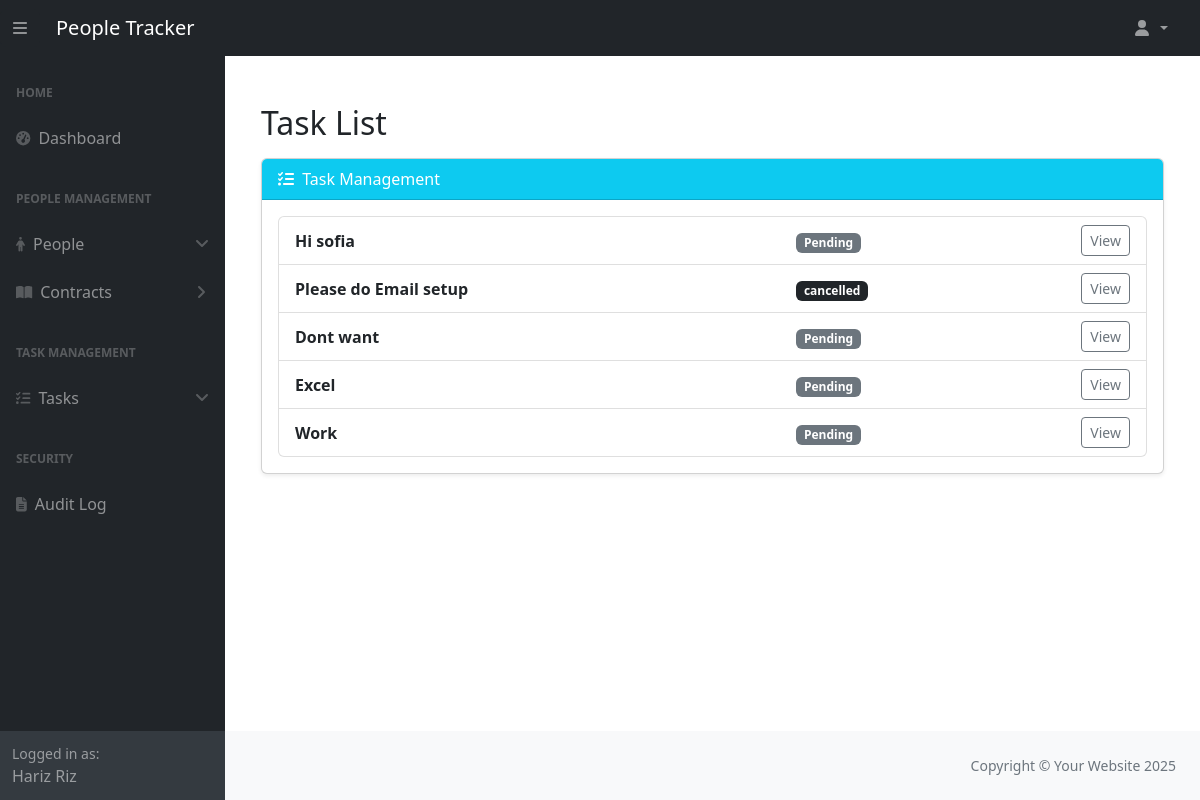
/task_management/task-list/ (signed in), run on an earlier commit of the app's database.
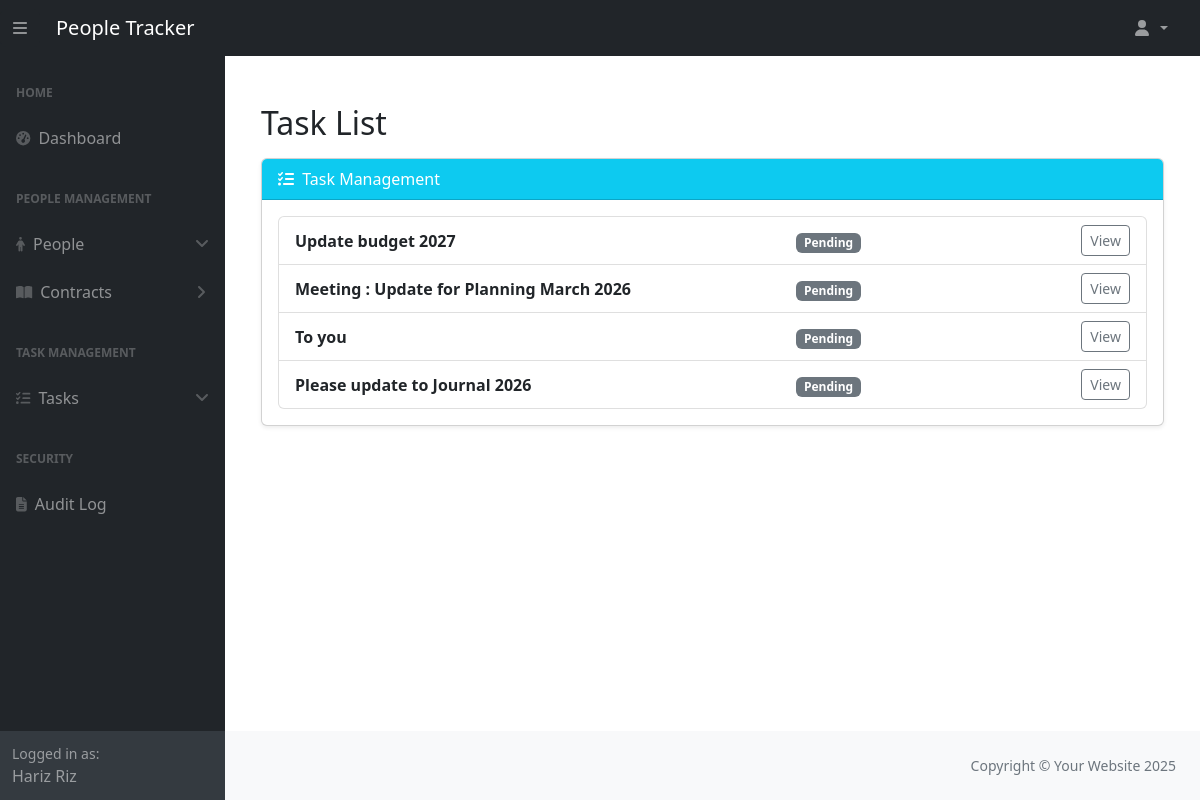
And on a later commit of the database.
### people_management/models.py (models this page shows, shortened)
class Person(models.Model):
    ROLE_CHOICES = [
        ('Employee', 'Employee'),
        ('Manager', 'Manager'),
        ('HR Admin', 'HR Admin'),
        ('System Admin', 'System Admin'),
    ]
    first_name = models.CharField(max_length=50, help_text="The employee's first name.")
    last_name = models.CharField(max_length=50, help_text="The employee's last name.")
    email = models.EmailField(max_length=255, unique=True, help_text="The employee's email address.")
    phone_number = models.CharField(max_length=15, blank=True, help_text="Contact number of the employee.")
    date_of_birth = models.DateField(help_text="Employee's date of birth.")
    active = models.BooleanField(default=False, help_text="Indicates if the person is currently employed.")
    manager = models.ForeignKey(
        'self', on_delete=models.SET_NULL, null=True, blank=True, related_name="team_members",
        help_text="Manager supervising this employee."
    )
    role = models.CharField(
        max_length=20, choices=ROLE_CHOICES, default='Employee', help_text="The role of the person in the company."
    )
    user = models.OneToOneField(
        "auth.User", on_delete=models.SET_NULL, related_name="person", null=True, blank=True,
        help_text="The associated Django user account."
    )
    history = HistoricalRecords()

### task_management/models.py (models this page shows, shortened)
class Task(models.Model):
    STATUS_CHOICES = [
        ("pending", "Pending"),
        ("in_progress", "In Progress"),
        ("completed", "Completed"),
        ("cancelled", "Cancelled"),
    ]
    PRIORITY_CHOICES = [
        ("low", "Low"),
        ("medium", "Medium"),
        ("high", "High"),
        ("urgent", "Urgent"),
    ]
    title = models.CharField(
        max_length=200,
        validators=[
            MinLengthValidator(3, message="Title must be at least 3 characters long."),
            MaxLengthValidator(200, message="Title cannot exceed 200 characters."),
        ],
        help_text="The title of the task (3-200 characters).",
    )
    description = models.TextField(
        max_length=2000,
        blank=True,
        validators=[
            MaxLengthValidator(2000, message="Description cannot exceed 2000 characters."),
        ],
        help_text="Detailed description of the task.",
    )
    status = models.CharField(
        max_length=20,
        choices=STATUS_CHOICES,
        default="pending",
        help_text="Current status of the task.",
    )
    priority = models.CharField(
        max_length=10,
        choices=PRIORITY_CHOICES,
        default="medium",
        help_text="Priority level of the task.",
    )
    assigned_to = models.ForeignKey(
        Person,
        on_delete=models.SET_NULL,
        null=True,
        blank=True,
        related_name="assigned_tasks",
        help_text="The person assigned to this task.",
    )
    created_by = models.ForeignKey(
        Person,
        on_delete=models.SET_NULL,
        null=True,
        related_name="created_tasks",
        help_text="The person who created this task.",
    )
    due_date = models.DateField(
        null=True,
        blank=True,
        help_text="The due date for task completion.",
    )
    created_at = models.DateTimeField(
        auto_now_add=True,
        help_text="Timestamp when the task was created.",
    )
    updated_at = models.DateTimeField(
        auto_now=True,
        help_text="Timestamp when the task was last updated.",
    )
    history = HistoricalRecords(table_name="task_history")
    class Meta:
        ordering = ["-created_at"]
        permissions = [
            ("can_assign_task", "Can assign tasks to others"),
            ("can_change_priority", "Can change task priority"),
        ]

### task_management/views.py (the view)
# urls.py: path('task-list/', views.TaskListView.as_view(), name='task_list'),
class TaskListView(LoginRequiredMixin, ListView):
    model = Task
    template_name = "task_management/task_list.html"
    context_object_name = "tasks"
    paginate_by = 10
    def get_queryset(self):
        user = self.request.user
        person = get_person(user)
        if not person:
            return Task.objects.none()
        if person.role == "HR Admin":
            tasks = Task.objects.all()
        elif person.role == "Manager":
            tasks = Task.objects.filter(
                Q(assigned_to=person) | Q(assigned_to__manager=person)
            ).distinct()
        else:
            tasks = Task.objects.filter(assigned_to=person)
        status = self.request.GET.get("status")
        if status:
            tasks = tasks.filter(status=status)
        priority = self.request.GET.get("priority")
        if priority:
            tasks = tasks.filter(priority=priority)
        search = self.request.GET.get("search")
        if search:
            tasks = tasks.filter(title__icontains=search)
        return tasks

### people_management/context_processors.py (called while the page is built)
def inject_person(request):
    user = request.user
    current_person = getattr(user, "person", None) if user.is_authenticated else None
    return {"current_person": current_person}

### people_management/utils.py (called while the page is built)
def get_person(user):
    try:
        return user.person
    except Person.DoesNotExist:
        return None

### task_management/templates/task_management/task_list.html (shortened to what this page needs)
{% extends "dashboard/base.html" %}
{% block content %}
<div class="container mt-5">
  <div class="d-flex justify-content-between align-items-center mb-3">
    <h2 class="mb-0">Task List</h2>
  </div>
  <div class="card shadow-sm">
    <div class="card-header bg-info text-white">
      <i class="fas fa-tasks me-1"></i> Task Management
    </div>
    <div class="card-body">
      <ul class="list-group">
        {% for task in tasks %}
          <li class="list-group-item">
            <div class="row align-items-center">
              <div class="col-md-7">
                <strong>{{ task.title }}</strong>
              </div>
              <div class="col-md-3">
                {% if task.status == "pending" %}
                  <span class="badge bg-secondary">Pending</span>
                {% elif task.status == "in progress" %}
                  <span class="badge bg-primary">In Progress</span>
                {% elif task.status == "completed" %}
                  <span class="badge bg-success">Completed</span>
                {% else %}
                  <span class="badge bg-dark">{{ task.status }}</span>
                {% endif %}
              </div>
              <div class="col-md-2 text-end">
                {% if task.pk %}
                  <a href="{% url 'task_management:task_detail' pk=task.pk %}"
                     class="btn btn-sm btn-outline-secondary">
                    View
                  </a>
                {% endif %}
              </div>
            </div>
          </li>
        {% empty %}
          <li class="list-group-item text-muted text-center py-3">
            No tasks assigned to you.
          </li>
        {% endfor %}
      </ul>
    </div>
  </div>
</div>
{% endblock %}

### dashboard/templates/dashboard/base.html (shortened to what this page needs)
{% load static %}
<!DOCTYPE html>
<html lang="en">
    <head>
        <link href="https://cdn.jsdelivr.net/npm/simple-datatables@7.1.2/dist/style.min.css" rel="stylesheet" />
        <link rel="stylesheet" href="{% static 'css/style.css' %}?v=1.1">
    </head>
    <body class="sb-nav-fixed">
        {% include 'dashboard/partials/navigation.html' %}
        <div id="layoutSidenav">
            {% include 'dashboard/partials/sidebar.html' %}
            <div id="layoutSidenav_content">
                <main id="main-section">
                    <div class="container-fluid px-4">
                        {% block content %}
                        {% endblock %}
                    </div>
                </main>
                {% include 'dashboard/partials/footer.html' %}
            </div>
        </div>
    </body>
</html>

### dashboard/templates/dashboard/partials/navigation.html (shortened to what this page needs)
<nav class="sb-topnav navbar navbar-expand navbar-dark bg-dark">
    <button class="btn btn-dark" id="sidebarToggle">
        <i class="fas fa-bars"></i>
    </button>
    <a class="navbar-brand ps-3" href="{% url 'dashboard:dashboard' %}">People Tracker</a>
    <ul class="navbar-nav ms-auto me-3 me-lg-4">
        <li class="nav-item dropdown">
            <a class="nav-link dropdown-toggle" id="navbarDropdown" href="#" role="button" data-bs-toggle="dropdown" aria-expanded="false">
                <i class="fas fa-user fa-fw"></i>
            </a>
        </li>
    </ul>
</nav>

### dashboard/templates/dashboard/partials/sidebar.html (shortened to what this page needs)
<div id="layoutSidenav_nav" class="sidebar-overlay">
    <nav class="sb-sidenav accordion sb-sidenav-dark" id="sidenavAccordion">
        <div class="sb-sidenav-menu">
            <div class="nav">
                <div class="sb-sidenav-menu-heading">Home</div>
                <a class="nav-link" href="{% url 'dashboard:dashboard' %}">
                    <div class="sb-nav-link-icon"><i class="fas fa-tachometer-alt"></i></div>
                    Dashboard
                </a>
                {% if request.user.person.role == "HR Admin" %}
                    <div class="sb-sidenav-menu-heading">People Management</div>
                     {% if request.user.person.role == "HR Admin" %}
                        <a class="nav-link" href="#" data-bs-toggle="collapse" data-bs-target="#collapsePeople"
                           aria-expanded="false" aria-controls="collapsePeople">
                            <div class="sb-nav-link-icon"><i class="fas fa-person"></i></div>
                            People
                            <div class="sb-sidenav-collapse-arrow"><i class="fas fa-angle-down"></i></div>
                        </a>
                    {% endif %}
                    {% if request.user.person.role == "HR Admin" %}
                        <a class="nav-link collapsed" href="#" data-bs-toggle="collapse" data-bs-target="#collapseContracts"
                           aria-expanded="false" aria-controls="collapseContracts">
                            <div class="sb-nav-link-icon"><i class="fas fa-book-open"></i></div>
                            Contracts
                            <div class="sb-sidenav-collapse-arrow"><i class="fas fa-angle-down"></i></div>
                        </a>
                    {% endif %}
                {% endif %}
                {% if request.user.person.role == "Manager" or request.user.person.role == "HR Admin" %}
                    <div class="sb-sidenav-menu-heading">Task Management</div>
                    <a class="nav-link" href="#" data-bs-toggle="collapse" data-bs-target="#collapseTasks"
                       aria-expanded="false" aria-controls="collapseTasks">
                        <div class="sb-nav-link-icon"><i class="fas fa-tasks"></i></div>
                        Tasks
                        <div class="sb-sidenav-collapse-arrow"><i class="fas fa-angle-down"></i></div>
                    </a>
                {% endif %}
                {% if perms.auth.view_user or perms.auth.view_group or perms.security.view_securitylog %}
                    <div class="sb-sidenav-menu-heading">Security</div>
                    {% if perms.security.view_securitylog %}
                        <a class="nav-link" href="{% url 'security:audit_log' %}">
                            <div class="sb-nav-link-icon"><i class="fa-solid fa-file-lines"></i></div>
                            Audit Log
                        </a>
                    {% endif %}
                {% endif %}
            </div>
        </div>
        <div class="sb-sidenav-footer">
            <div class="small">Logged in as:</div>
            <div>
                {% if request.user.person %}
                    {{ request.user.person.first_name }} {{ request.user.person.last_name }}
                {% else %}
                    {{ request.user.username }}
                {% endif %}
            </div>
        </div>
    </nav>
</div>

### dashboard/templates/dashboard/partials/footer.html (shortened to what this page needs)
<footer class="py-4 bg-light mt-auto">
    <div class="container-fluid px-4">
        <div class="d-flex align-items-center justify-content-end small">
            <div class="text-muted">Copyright &copy; Your Website 2025</div>
        </div>
    </div>
</footer>

What changed in the data, as far as the page shows it:
removed Task: title "Hi sofia", status "Pending", shows "View"
removed Task: title "Please do Email setup", status "cancelled", shows "View"
removed Task: title "Dont want", status "Pending", shows "View"
removed Task: title "Excel", status "Pending", shows "View"
removed Task: title "Work", status "Pending", shows "View"
added Task: title "Update budget 2027", status "Pending", shows "View"
added Task: title "Meeting : Update for Planning March 2026", status "Pending", shows "View"
added Task: title "To you", status "Pending", shows "View"
added Task: title "Please update to Journal 2026", status "Pending", shows "View"
